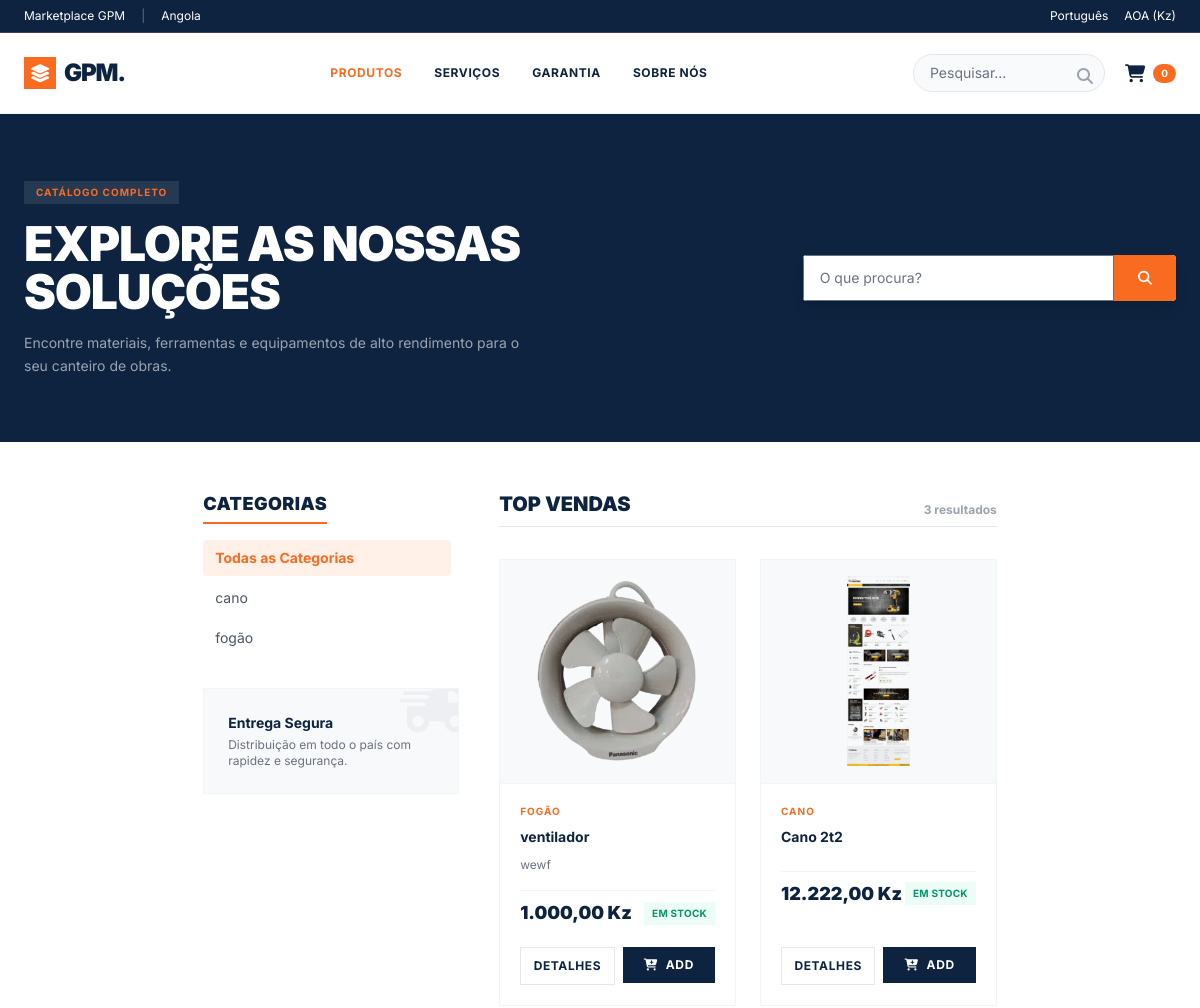
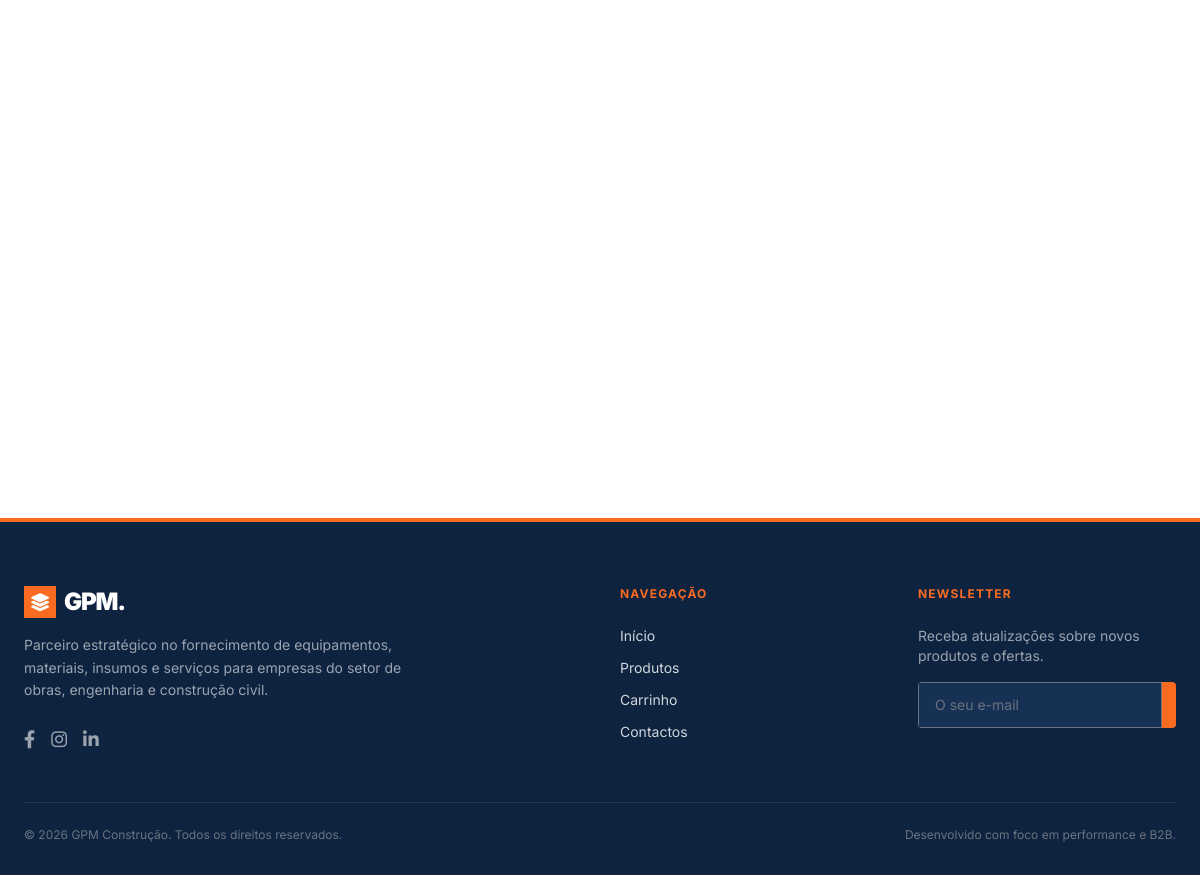
The page /gpm2/cliente/index1.php on the database its author committed (2 pictures, top to bottom).
### tables this page shows
CREATE TABLE `categories` (
  `id` bigint(20) UNSIGNED NOT NULL,
  `name` varchar(120) NOT NULL,
  `slug` varchar(150) NOT NULL,
  `description` text DEFAULT NULL,
  `image` varchar(255) DEFAULT NULL,
  `active` tinyint(1) NOT NULL DEFAULT 1,
  `created_at` timestamp NOT NULL DEFAULT current_timestamp(),
  `updated_at` timestamp NOT NULL DEFAULT current_timestamp() ON UPDATE current_timestamp()
);

CREATE TABLE `products` (
  `id` bigint(20) UNSIGNED NOT NULL,
  `category_id` bigint(20) UNSIGNED DEFAULT NULL,
  `name` varchar(200) NOT NULL,
  `slug` varchar(220) NOT NULL,
  `sku` varchar(80) DEFAULT NULL,
  `description` longtext DEFAULT NULL,
  `price` decimal(15,2) NOT NULL DEFAULT 0.00,
  `cost_price` decimal(15,2) DEFAULT NULL,
  `stock_quantity` decimal(15,3) NOT NULL DEFAULT 0.000,
  `min_stock` decimal(15,3) NOT NULL DEFAULT 0.000,
  `unit` varchar(40) NOT NULL DEFAULT 'unidade',
  `main_image` varchar(255) DEFAULT NULL,
  `active` tinyint(1) NOT NULL DEFAULT 1,
  `featured` tinyint(1) NOT NULL DEFAULT 0,
  `created_at` timestamp NOT NULL DEFAULT current_timestamp(),
  `updated_at` timestamp NOT NULL DEFAULT current_timestamp() ON UPDATE current_timestamp()
);

### gpm2/cliente/index1.php (the view, shortened to what the rows shown need)
<?php
$pdo = db();
$pesquisa = trim((string) ($_GET['q'] ?? ''));
$categoriaId = filter_input(INPUT_GET, 'categoria', FILTER_VALIDATE_INT);
$categoriaId = ($categoriaId && $categoriaId > 0) ? $categoriaId : null;
$categorias = [];
$produtos = [];
function kz(mixed $valor): string
{
    return number_format((float) $valor, 2, ',', '.') . ' Kz';
}
function imagemProduto(?string $imagem): string
{
    if (!$imagem) {
        return '';
    }
    $imagem = str_replace('\\', '/', trim($imagem));
    $imagem = ltrim($imagem, '/');
    $raiz = dirname(__DIR__);
    $caminhos = [
        $imagem,
        'uploads/produtos/' . basename($imagem),
        'uploads/products/' . basename($imagem),
        'public/uploads/produtos/' . basename($imagem),
        'public/uploads/products/' . basename($imagem),
    ];
    foreach (array_unique($caminhos) as $caminho) {
        $caminhoCompleto = $raiz . '/' . $caminho;
        if (is_file($caminhoCompleto)) {
            return '../' . str_replace('\\', '/', $caminho);
        }
    }
    return '';
}
try {
    $colunasCategorias = $pdo
        ->query("SHOW COLUMNS FROM categories")
        ->fetchAll(PDO::FETCH_COLUMN);
    $colunasProdutos = $pdo
        ->query("SHOW COLUMNS FROM products")
        ->fetchAll(PDO::FETCH_COLUMN);
    $sqlCategorias = "SELECT id, name FROM categories";
    if (in_array('active', $colunasCategorias, true)) {
        $sqlCategorias .= " WHERE active = 1";
    }
    $sqlCategorias .= " ORDER BY name";
    $categorias = $pdo
        ->query($sqlCategorias)
        ->fetchAll(PDO::FETCH_ASSOC);
    $descricaoSQL = in_array('description', $colunasProdutos, true)
        ? 'p.description' : "'' AS description";
    $slugSQL = in_array('slug', $colunasProdutos, true)
        ? 'p.slug' : "'' AS slug";
    $stockSQL = in_array('stock_quantity', $colunasProdutos, true)
        ? 'p.stock_quantity' : '0 AS stock_quantity';
    $unitSQL = in_array('unit', $colunasProdutos, true)
        ? 'p.unit' : "'unidade' AS unit";
    $imagemSQL = in_array('main_image', $colunasProdutos, true)
        ? 'p.main_image' : 'NULL AS main_image';
    $sql = "
        SELECT
            p.id,
            p.category_id,
            p.name,
            {$slugSQL},
            {$descricaoSQL},
            p.price,
            {$stockSQL},
            {$unitSQL},
            {$imagemSQL},
            c.name AS category_name
        FROM products p
        LEFT JOIN categories c ON c.id = p.category_id
        WHERE p.active = 1
    ";
    $parametros = [];
    $ordenacoes = [];
    if (in_array('featured', $colunasProdutos, true)) {
        $ordenacoes[] = 'p.featured DESC';
    }
    if (in_array('created_at', $colunasProdutos, true)) {
        $ordenacoes[] = 'p.created_at DESC';
    }
    $ordenacoes[] = 'p.name ASC';
    $sql .= ' ORDER BY ' . implode(', ', $ordenacoes);
    $sql .= ' LIMIT 48';
    $stmt = $pdo->prepare($sql);
    $stmt->execute($parametros);
    $produtos = $stmt->fetchAll(PDO::FETCH_ASSOC);
} catch (Throwable $e) {
    error_log('Erro no marketplace GPM: ' . $e->getMessage());
    $erro = 'Não foi possível carregar o catálogo. Verifique a estrutura da base de dados.';
}
?>
<!DOCTYPE html>
<html lang="pt-AO">
<head>
    <script src="https://cdn.tailwindcss.com?plugins=forms,container-queries"></script>
    <link href="https://cdnjs.cloudflare.com/ajax/libs/font-awesome/6.4.0/css/all.min.css" rel="stylesheet"/>
</head>
<body class="min-h-screen flex flex-col">
<section class="relative bg-[#0d233f] text-white overflow-hidden py-12 md:py-16">
    <div class="max-w-site mx-auto px-4 sm:px-6 relative z-10 flex flex-col md:flex-row items-center justify-between gap-8">
        <div class="md:w-2/3 space-y-4">
            <h1 class="text-3xl md:text-5xl font-black leading-[1.1] uppercase tracking-tight">
                <?php if ($pesquisa !== ''): ?>
                    Resultados para: <span class="text-[#f96b21]">"<?= e($pesquisa) ?>"</span>
                <?php else: ?>
                    Explore as Nossas <br>Soluções
                <?php endif; ?>
            </h1>
        </div>
    </div>
</section>
<main class="max-w-site mx-auto px-4 sm:px-6 py-12 flex-1 relative">
    <div class="flex flex-col lg:flex-row gap-10">
        <aside class="w-full lg:w-64 flex-shrink-0 space-y-8 lg:sticky lg:top-28 h-fit reveal">
            <div>
                <h2 class="text-lg font-black text-[#0d233f] mb-4 border-b-2 border-[#f96b21] inline-block pb-1 uppercase tracking-wide">Categorias</h2>
                <ul class="space-y-1 text-sm max-h-[60vh] overflow-y-auto sidebar-scroll pr-2">
                    <?php foreach ($categorias as $categoria): ?>
                        <?php
                        $urlCategoria = 'index.php?categoria=' . (int) $categoria['id'];
                        $isActive = $categoriaId === (int) $categoria['id'];
                        ?>
                        <li>
                            <a href="<?= e($urlCategoria) ?>"
                               class="block py-2 px-3 rounded transition <?= $isActive ? 'bg-[#f96b21]/10 text-[#f96b21] font-bold' : 'text-gray-600 hover:bg-gray-50 hover:text-[#0d233f]' ?>">
                                <?= e($categoria['name']) ?>
                            </a>
                        </li>
                    <?php endforeach; ?>
                </ul>
            </div>
        </aside>
        <div class="flex-1 min-w-0">
            <div class="flex justify-between items-end mb-8 border-b border-gray-200 pb-2 reveal">
                <h2 class="text-xl font-black text-[#0d233f] uppercase">Top Vendas</h2>
            </div>
            <div class="grid grid-cols-1 sm:grid-cols-2 xl:grid-cols-3 gap-6">
                <?php foreach ($produtos as $produto): ?>
                    <?php
                    $imagem = imagemProduto($produto['main_image'] ?? null);
                    $descricao = trim((string) ($produto['description'] ?? ''));
                    $stock = (float) ($produto['stock_quantity'] ?? 0);
                    ?>
                    <article class="product-card flex flex-col justify-between group reveal">
                        <div>
                            <a href="produto.php?id=<?= (int) $produto['id'] ?>" class="block relative bg-[#f8f9fa] h-56 overflow-hidden flex items-center justify-center border-b border-gray-100">
                                <?php if ($imagem !== ''): ?>
                                    <img src="<?= e($imagem) ?>" alt="<?= e($produto['name']) ?>" loading="lazy" class="product-img max-h-full max-w-full object-contain p-4 mix-blend-multiply">
                                <?php else: ?>
                                    <i class="fa-solid fa-box text-gray-300 text-5xl"></i>
                                <?php endif; ?>
                            </a>
                            <div class="p-5 text-left">
                                <div class="text-[10px] font-bold text-[#f96b21] uppercase tracking-widest mb-2">
                                    <?= e($produto['category_name'] ?? 'GPM') ?>
                                </div>
                                <h3 class="text-sm font-bold text-[#0d233f] mb-2 line-clamp-1 group-hover:text-[#f96b21] transition">
                                    <?= e($produto['name']) ?>
                                </h3>
                                <p class="text-xs text-gray-500 mb-4 line-clamp-2 leading-relaxed">
                                    <?= e(function_exists('mb_strimwidth') ? mb_strimwidth($descricao, 0, 60, '…', 'UTF-8') : substr($descricao, 0, 60)) ?>
                                </p>
                                <div class="flex items-center justify-between mt-auto pt-2 border-t border-gray-100">
                                    <span class="text-lg font-black text-[#0d233f]">
                                        <?= e(kz($produto['price'])) ?>
                                    </span>
                                    <?php if ($stock > 0): ?>
                                        <span class="text-[10px] font-bold text-emerald-600 bg-emerald-50 px-2 py-1 uppercase tracking-wide">
                                            Em Stock
                                        </span>
                                    <?php else: ?>
                                        <span class="text-[10px] font-bold text-red-500 bg-red-50 px-2 py-1 uppercase tracking-wide">
                                            Esgotado
                                        </span>
                                    <?php endif; ?>
                                </div>
                            </div>
                        </div>
                        <div class="px-5 pb-5 pt-0 flex gap-2">
                            <a href="produto.php?id=<?= (int) $produto['id'] ?>" class="flex-1 text-center bg-white border border-gray-200 text-[#0d233f] text-xs font-bold py-2.5 uppercase tracking-wider hover:bg-gray-50 transition">
                                Detalhes
                            </a>
                            <form action="carrinho.php" method="POST" class="flex-1">
                                <button type="submit" class="w-full bg-[#0d233f] hover:bg-[#163154] text-white text-xs font-bold py-2.5 uppercase tracking-wider transition flex items-center justify-center gap-2 <?= $stock <= 0 ? 'opacity-50 cursor-not-allowed' : '' ?>" <?= $stock <= 0 ? 'disabled' : '' ?>>
                                    <i class="fa-solid fa-cart-plus"></i> Add
                                </button>
                            </form>
                        </div>
                    </article>
                <?php endforeach; ?>
            </div>
        </div>
    </div>
</main>
</body>
</html>

### rows shown on the page
categories: name "cano"
categories: name "fogão"
products: main_image (picture), category.name "FOGÃO", name "ventilador", description "wewf", price "1.000,00 Kz", stock_quantity "EM STOCK"
products: main_image (picture), category.name "CANO", name "Cano 2t2", price "12.222,00 Kz", stock_quantity "EM STOCK"

### other values the page prints
$totalCarrinho "0"
count($produtos) "3"
